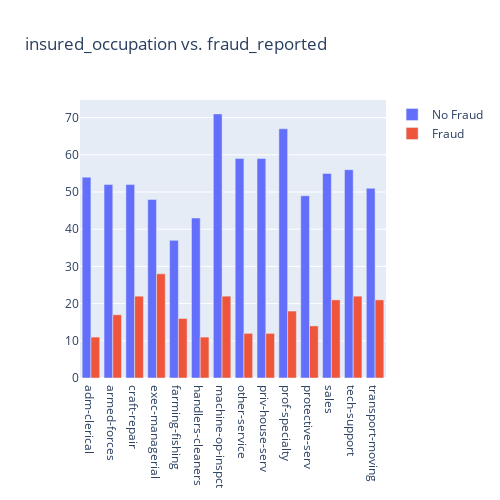

Here is the notebook cell this chart was saved with:
### Code cell
#Insured occupation vs fraud reported
vis_data(data,"insured_occupation")

### Figure 1 — Plotly figure (JSON) as saved in the notebook; plotly's stock layout.template omitted (floating-point values rounded to 4 significant figures)
{"data": [{"name": "No Fraud", "type": "bar", "x": ["adm-clerical", "armed-forces", "craft-repair", "exec-managerial", "farming-fishing", "handlers-cleaners", "machine-op-inspct", "other-service", "priv-house-serv", "prof-specialty", "protective-serv", "sales", "tech-support", "transport-moving"], "y": [54, 52, 52, 48, 37, 43, 71, 59, 59, 67, 49, 55, 56, 51]}, {"name": "Fraud", "type": "bar", "x": ["adm-clerical", "armed-forces", "craft-repair", "exec-managerial", "farming-fishing", "handlers-cleaners", "machine-op-inspct", "other-service", "priv-house-serv", "prof-specialty", "protective-serv", "sales", "tech-support", "transport-moving"], "y": [11, 17, 22, 28, 16, 11, 22, 12, 12, 18, 14, 21, 22, 21]}], "layout": {"barmode": "group", "height": 500, "title": {"text": "insured_occupation vs. fraud_reported"}, "width": 500}}
